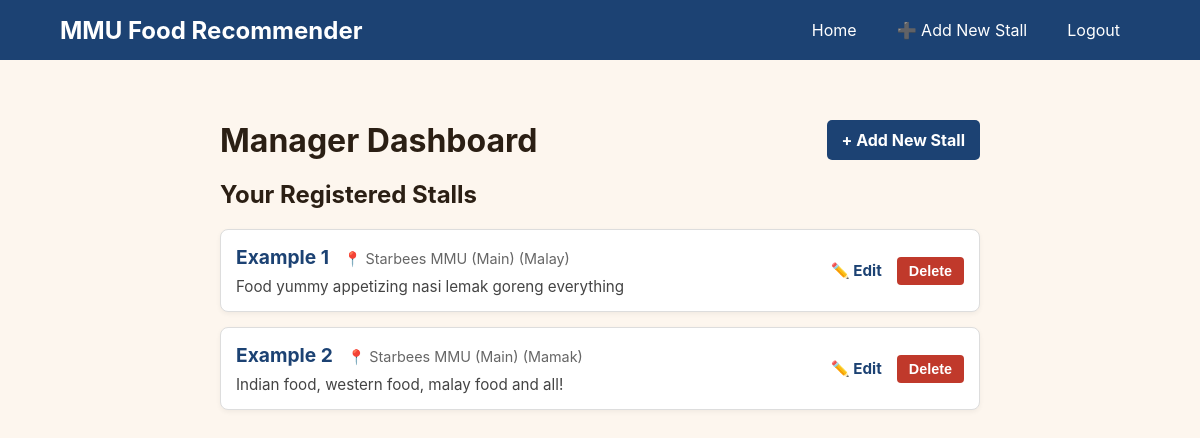
Page /manager_dashboard (signed in) on the committed database.
### app.py (models this page shows)
class Stall(db.Model):
    id = db.Column(db.Integer, primary_key=True)
    name = db.Column(db.String(120), nullable=False)
    location_id = db.Column(db.Integer, db.ForeignKey('location.id'), nullable=False)
    category = db.Column(db.String(100))
    description = db.Column(db.Text)
    manager_id = db.Column(db.Integer, db.ForeignKey('user.id'))
    food_type = db.Column(db.String(50))
    price_range = db.Column(db.String(10), nullable=False, default="RM")
    image_file = db.Column(db.String(100), nullable=False, default='default_stall.jpg')
    reviews = db.relationship('Review', backref='stall', cascade="all, delete-orphan", lazy=True)

class Location(db.Model):
    id = db.Column(db.Integer, primary_key=True)
    name = db.Column(db.String(120), nullable=False)
    stalls = db.relationship('Stall', backref='place', lazy=True)

### app.py (the view)
@app.route('/manager_dashboard')
@login_required
def manager_dashboard():
    if current_user.role != 'manager':
        flash("Access denied. Managers only.")
        return redirect(url_for('home'))
    my_stalls = Stall.query.filter_by(manager_id=current_user.id).all()
    return render_template('manager_dashboard.html', stalls=my_stalls)

### app.py (called while the page is built)
@login_manager.user_loader
def load_user(user_id):
    return User.query.get(int(user_id))

### templates/manager_dashboard.html (shortened to what this page needs)
<!DOCTYPE html>
<html lang="en">
<head>
    <link rel="stylesheet" href="{{ url_for('static', filename='style2.css') }}">
    <link rel="stylesheet" href="https://cdnjs.cloudflare.com/ajax/libs/font-awesome/4.7.0/css/font-awesome.min.css">
</head>
<body>
    <header>
        <div class="container">
            <h1 class="logo">MMU Food Recommender</h1>
            <nav>
                <ul class="nav-list">
                    <li><a href="{{ url_for('home') }}" style="color: inherit; text-decoration: none;">Home</a></li>
                    <li><a href="{{ url_for('add_stall') }}" style="color: inherit; text-decoration: none;">➕ Add New Stall</a></li>
                    <li><a href="{{ url_for('logout') }}" style="color: inherit; text-decoration: none;">Logout</a></li>
                </ul>
            </nav>
        </div>
    </header>
    <main style="max-width: 800px; margin: 40px auto; padding: 20px;">
        <div style="display: flex; justify-content: space-between; align-items: center; margin-bottom: 20px;">
            <h1>Manager Dashboard</h1>
            <a href="{{ url_for('add_stall') }}" style="background: #1c4273; color: white; padding: 10px 15px; text-decoration: none; border-radius: 5px; font-weight: bold;">
                + Add New Stall
            </a>
        </div>
        <h2>Your Registered Stalls</h2>
        <br>
        <ul style="list-style: none; padding: 0;">
            {% for stall in stalls %}
              <li style="background: #fff; margin-bottom: 15px; padding: 15px; border-radius: 8px; border: 1px solid #ddd; display: flex; justify-content: space-between; align-items: center; box-shadow: 0 2px 5px rgba(0,0,0,0.05);">
                <div>
                  <strong style="font-size: 1.2rem; color: #1c4273;">{{ stall.name }}</strong>
                  <span style="color: #666; font-size: 0.9rem; margin-left: 10px;">📍 {{ stall.place.name }} ({{ stall.category }})</span>
                  <p style="margin-top: 8px; color: #444; font-size: 0.95rem;">{{ stall.description }}</p>
                </div>
                <div style="display: flex; gap: 15px; align-items: center;">
                  <a href="{{ url_for('edit_stall', stall_id=stall.id) }}" style="color: #1c4273; text-decoration: none; font-weight: bold; font-size: 0.95rem;">
                    ✏️ Edit
                  </a>
                  <form action="{{ url_for('delete_stall', stall_id=stall.id) }}" method="POST" style="display:inline;">
                    <button type="submit" onclick="return confirm('Are you sure you want to delete this stall?')" style="color: white; background: #c0392b; border: none; padding: 6px 12px; border-radius: 4px; cursor: pointer; font-size: 0.9rem; font-weight: bold;">
                      Delete
                    </button>
                  </form>
                </div>
              </li>
            {% else %}
              <li style="color: #777; background: #f9f9f9; padding: 20px; border-radius: 8px; text-align: center; border: 1px dashed #ccc;">
                  No stalls registered under your manager account yet. <a href="{{ url_for('add_stall') }}" style="color: #1c4273; font-weight: bold;">Add one now.</a>
              </li>
            {% endfor %}
        </ul>
    </main>
</body>
</html>

### static/style2.css (style rules this page uses)
html { scroll-behavior: smooth; }
:root { --cream: #fdf6ee; --warm-white: #fff9f2; --orange: #e07b39; --orange-light: #fbecd9; --dark: #2b1f14; --mid: #6b4f35; --muted: #a08060; --border: #e2cdb5; --green: #3d7a56; --green-light: #e4f2ea; --red: #c0392b; --gold: #f0a500; --radius: 10px; --shadow: 0 2px 12px rgba(43, 31, 20, 0.08); }
* { margin: 0; padding: 0; box-sizing: border-box; }
body { font-family: -apple-system, BlinkMacSystemFont, "Segoe UI", Roboto, Helvetica, Arial, sans-serif; width: 100%; min-height: 100vh; background: var(--cream); color: var(--dark); }
header { height: 60px; width: 100%; color: white; background:#1c4273; display: flex; align-items: center; position: sticky; top: 0; z-index: 999; }
.container { width: 90%; margin: 0 auto; display: flex; align-items: center; justify-content: space-between; }
.nav-list li a { text-decoration: none; color: white; list-style: none; display: inline; margin-right: 20px; }
.nav-list { display: flex; align-items: center; gap: 20px; list-style: none; }
.logo { display: flex; align-items: center; gap: 10px; justify-content: center; font-size: 24px; text-align: center; }

### rows in the picture
Stall: name "Example 1", place.name "Starbees MMU (Main)", category "Malay", description "Food yummy appetizing nasi lemak goreng everything"
Stall: name "Example 2", place.name "Starbees MMU (Main)", category "Mamak", description "Indian food, western food, malay food and all!"
